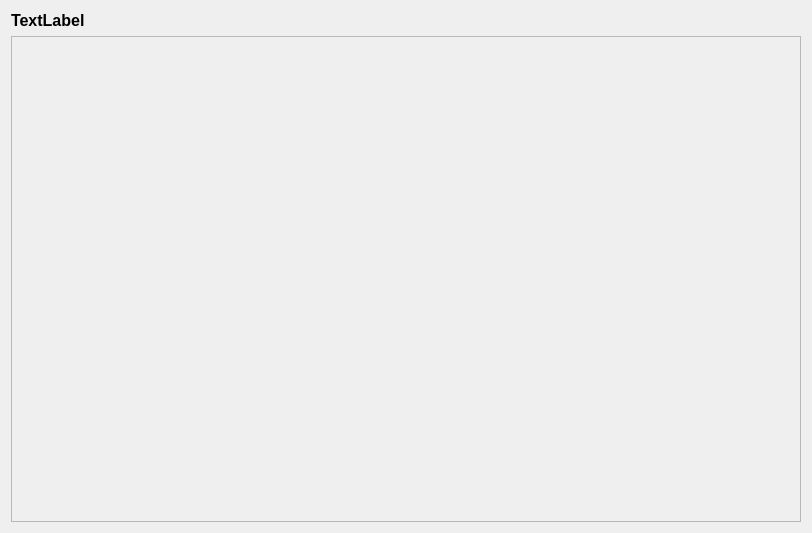
<?xml version="1.0" encoding="UTF-8"?>
<ui version="4.0">
 <class>EpisodesWindow</class>
 <widget class="QWidget" name="EpisodesWindow">
  <property name="geometry">
   <rect>
    <x>0</x>
    <y>0</y>
    <width>812</width>
    <height>533</height>
   </rect>
  </property>
  <property name="windowTitle">
   <string>Form</string>
  </property>
  <layout class="QGridLayout" name="gridLayout">
   <item row="1" column="0">
    <widget class="QScrollArea" name="scrollArea">
     <property name="widgetResizable">
      <bool>true</bool>
     </property>
     <widget class="QWidget" name="scrollAreaWidgetContents">
      <property name="geometry">
       <rect>
        <x>0</x>
        <y>0</y>
        <width>792</width>
        <height>486</height>
       </rect>
      </property>
      <property name="font">
       <font>
        <stylestrategy>PreferDefault</stylestrategy>
       </font>
      </property>
      <layout class="QVBoxLayout" name="verticalLayout">
       <property name="sizeConstraint">
        <enum>QLayout::SetDefaultConstraint</enum>
       </property>
      </layout>
     </widget>
    </widget>
   </item>
   <item row="0" column="0">
    <widget class="QLabel" name="title">
     <property name="font">
      <font>
       <pointsize>12</pointsize>
       <bold>true</bold>
      </font>
     </property>
     <property name="text">
      <string>TextLabel</string>
     </property>
    </widget>
   </item>
  </layout>
 </widget>
 <resources/>
 <connections/>
</ui>
